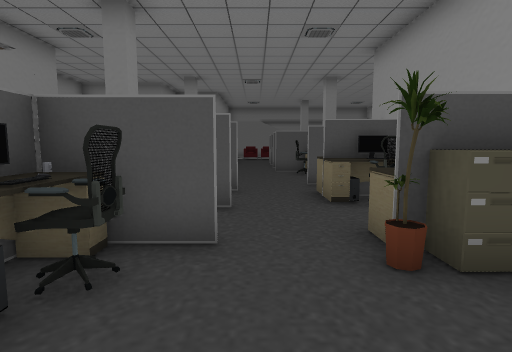
[1] (above)

22 first-person views from a walk through a scene from a Unity 3-D project. The camera is 1.2 m above the floor, tilts 6° down and sees 80° across. Doors are open. The floor is counted in squares, 1 m on a side. Each view is taken from the middle of a square. On the plan, view 1 faces up. The plan holds only what a view shows up to about 13 squares ahead; the rest is blank. The place goes on beyond the plan. The player character is not drawn. Some surface patterns are stand-ins.

[2]
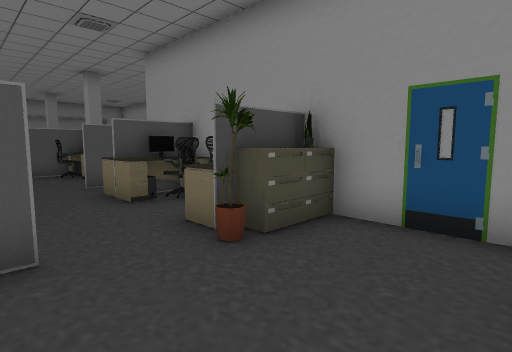

[3]
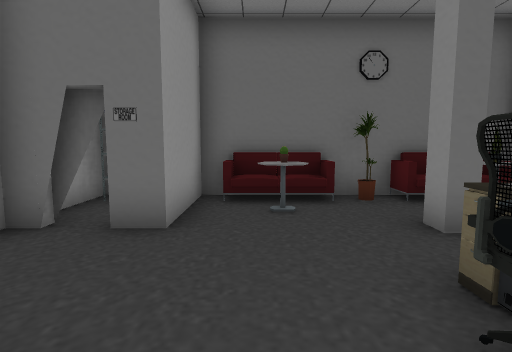

[4]
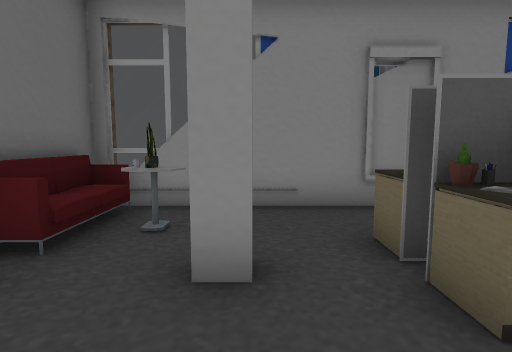

[5]
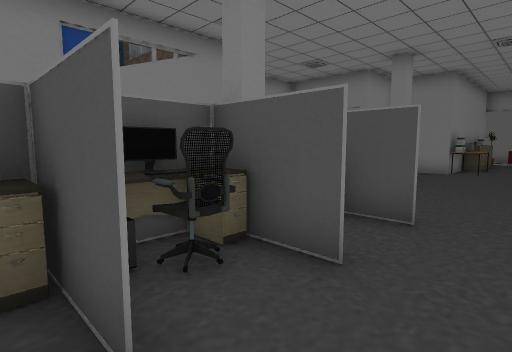

[6]
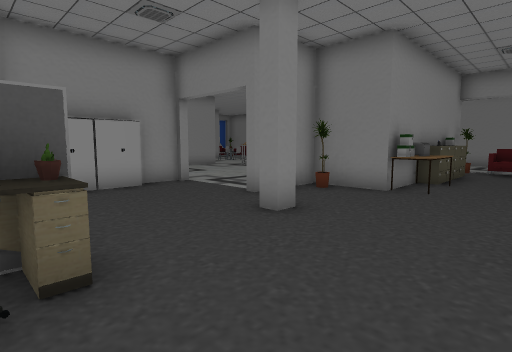

[7]
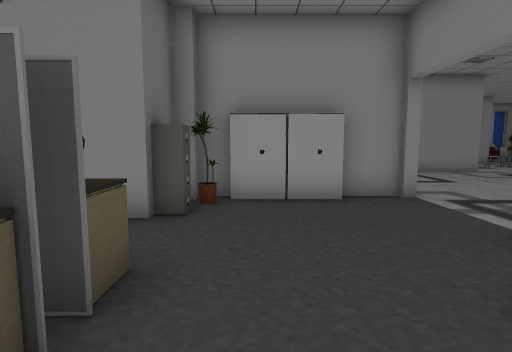

[8]
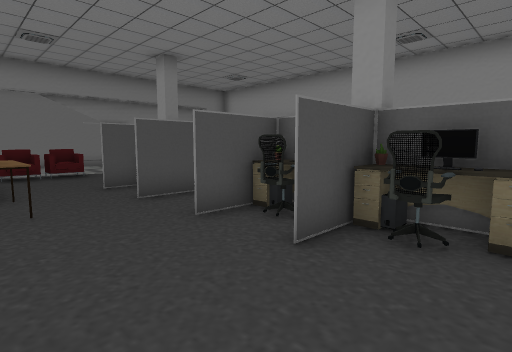

[9]
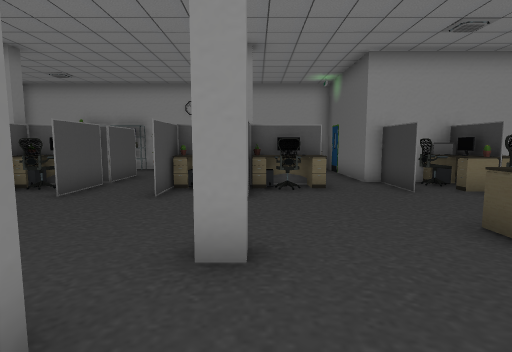

[10]
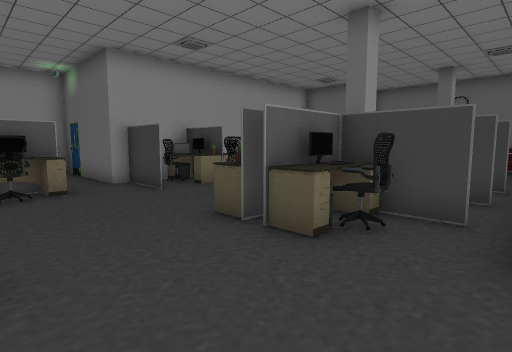

[11]
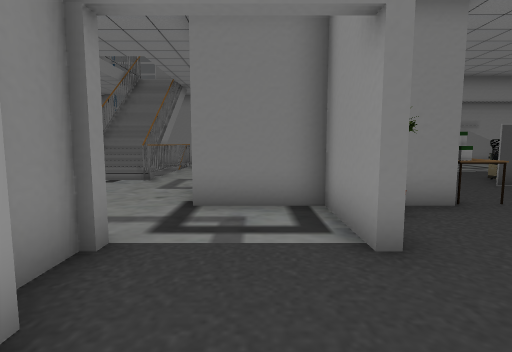

[12]
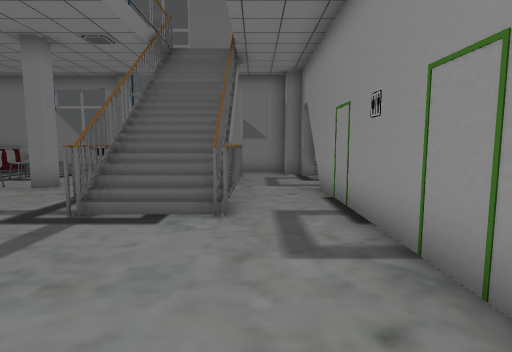

[13]
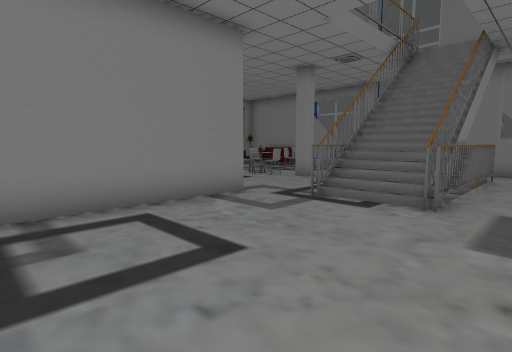

[14]
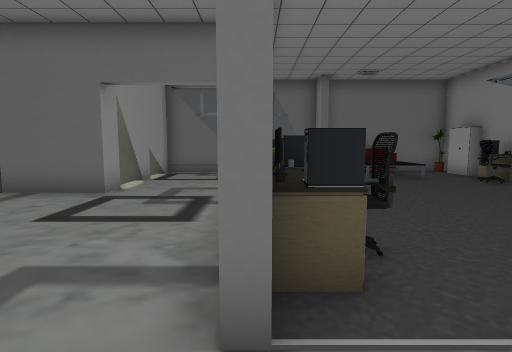

[15]
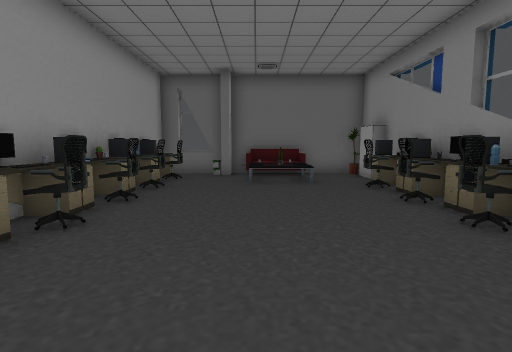

[16]
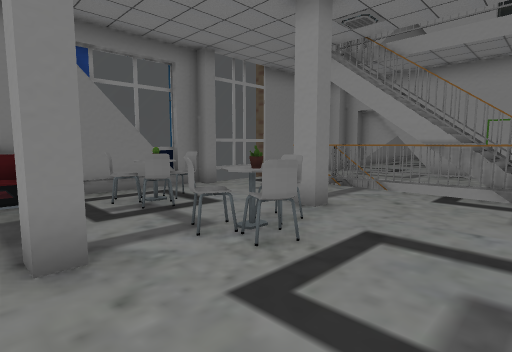

[17]
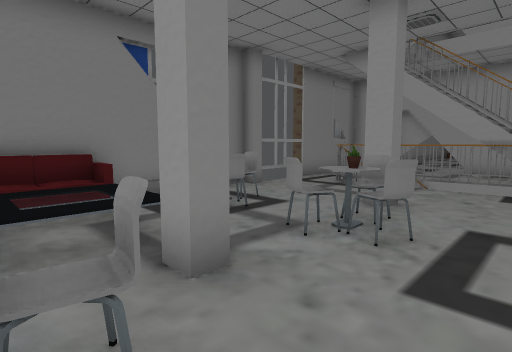

[18]
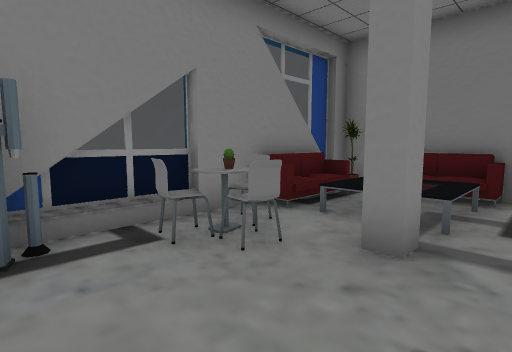

[19]
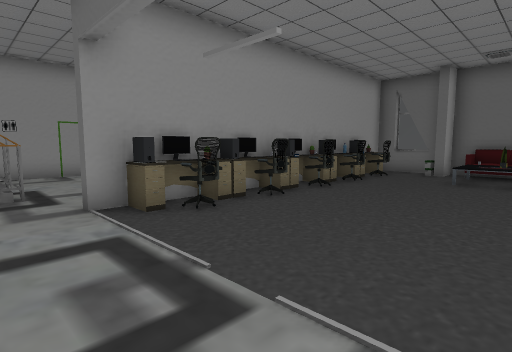

[20]
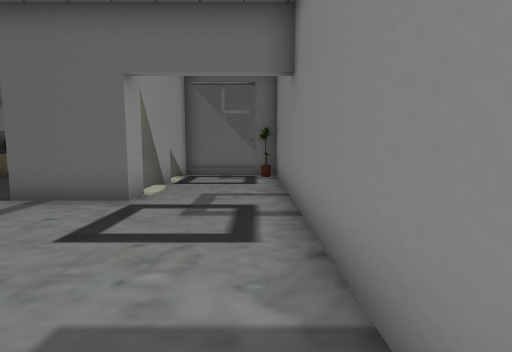

[21]
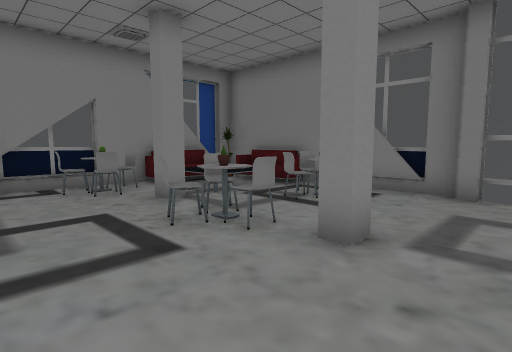

[22]
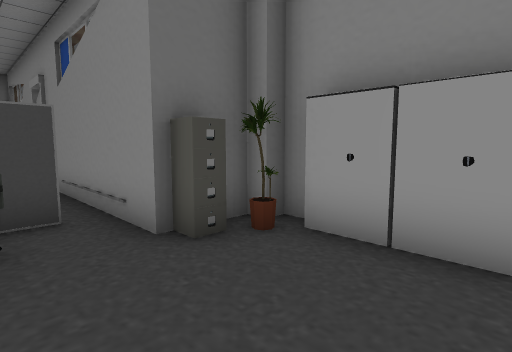

### Floor plan
Key: @ floor where view 1 was taken; # wall or solid block; x gap in a wall; . main floor; : floor 0.5 m higher than the main floor; / step, stairs or slope; D open door; = window, fence, low wall or low ledge; v drop or lower ground; O other object.
Columns run from 23 left of view 1 to 9 right of it. Each row starts with its distance up from view 1.
 29 ##O###DD#===####
 28 vO...OO........##
 27 v#.::OOO...#/#..D
 26 v#.::.O....v/v..D
 25 #OO##OO....# v..D
 24 #OOO#.OO#..v/x..#    ##OODD
 23 #OO...O....v/x..D    #OOO..
 22 ##.........v/#..D    O...O
 21 ##.........#/#..#    O...
 20      D  ##......#    O..#O#
 19    .....OO......#    #O.. #
 18    .....OOO.....#    OO.#O# #.
 17   #.....OOO.....#####OO.......
 16   #.....#O........##........
 15   #.....OODDD...DDD#....#OO
 14   #.... OODDD ##DDD##....OO
 13  ##.... OO...D##........##O
 12 ###....  OO..# O.........OO
 11 ##..O:  O ...# O.........OO
 10 #O..:: .OOO..###OO..OO........D##
  9  O.OOO#O.##### v##.#OO#..#####
  8   ##O## ##       #x##O#..O##
  7                  #.   #..OO#
  6                  #### DDDOO#
  5                  #.  ODDD.##
  4                  #x #O#..OO#
  3                  #.  O#..OO#
  2                  #.#OO.....#
  1                  #.........#
  0                  #..#..@.DD#
 -1                  #OO..OO#D#
 -2                  #OO.DOO#
 -3                  ####O###

Where each view was taken, in squares from view 1:
view 1: 0 up, 0 right, facing up
view 2: 0 up, 1 left, facing up-right
view 3: 4 up, 0 right, facing down
view 4: 0 up, 0 right, facing left
view 5: 3 up, 1 right, facing up-left
view 6: 9 up, 1 right, facing up-left
view 7: 11 up, 1 left, facing left
view 8: 11 up, 2 left, facing up-right
view 9: 13 up, 6 left, facing right
view 10: 13 up, 6 left, facing down-right
view 11: 11 up, 6 left, facing up
view 12: 16 up, 9 left, facing up
view 13: 15 up, 8 left, facing up-left
view 14: 22 up, 14 left, facing down
view 15: 21 up, 18 left, facing down
view 16: 21 up, 20 left, facing up-right
view 17: 22 up, 21 left, facing up-right
view 18: 21 up, 18 left, facing up-left
view 19: 22 up, 20 left, facing down-right
view 20: 21 up, 13 left, facing down
view 21: 21 up, 13 left, facing up-left
view 22: 13 up, 4 left, facing down-left
